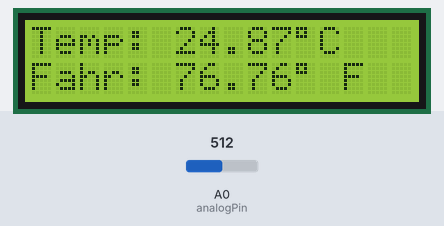
The sketch below on a simulated Arduino Uno, built with avr-gcc and run on an emulated ATmega328P. Parts: 16×2 character LCD. The inputs (shaded band) are chosen by the test bench; at power-on: A0 (analogPin) = 512. What the sketch prints to the serial monitor is not drawn.

Above: at 1.2 s.
1.3 s: A0 (analogPin) set to 676
At 2.5 s:
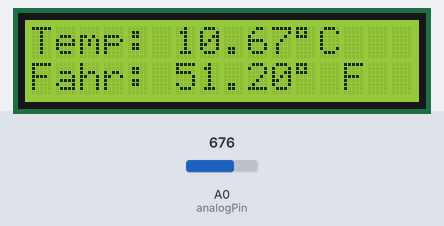
2.9 s: A0 (analogPin) set to 694
At 3.8 s:
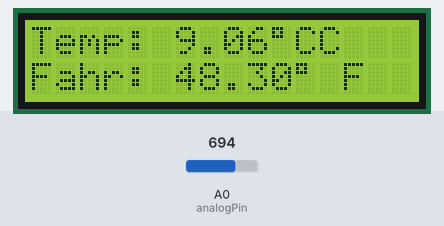
4.5 s: A0 (analogPin) set to 772
At 5.8 s:
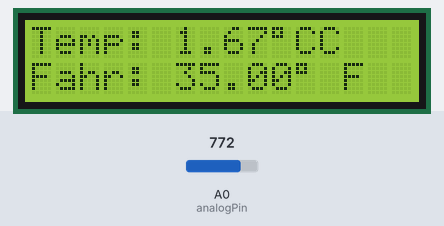
6.1 s: A0 (analogPin) set to 797
At 7.1 s:
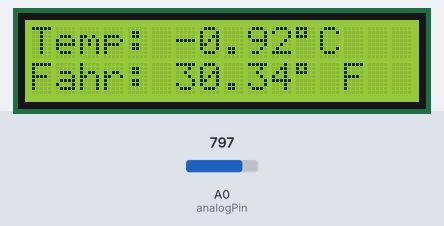
7.7 s: A0 (analogPin) set to 871
At 8.3 s:
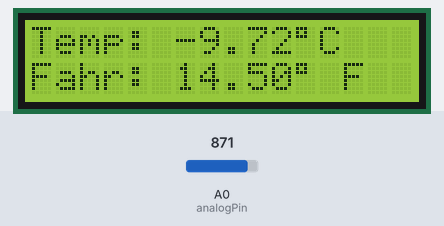
9.3 s: A0 (analogPin) set to 907
At 10.8 s:
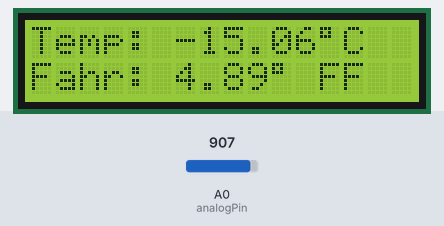
Timing chart, 0 to 11.9 s (numbered marks = the images above; inputs shaded):
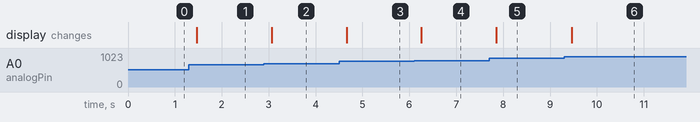

Measured:
- the behaviour switches between 683 and 684 on A0 (analogPin) (found by bisection; images 1 and 2)
- the behaviour switches between 788 and 789 on A0 (analogPin) (found by bisection; images 3 and 4)
- the behaviour switches between 888 and 889 on A0 (analogPin) (found by bisection; images 5 and 6)
- after the input at 1.3 s, the display: changes after 0.17 s (image 1)
- after the input at 2.9 s, the display: changes after 0.17 s (image 2)
- after the input at 4.5 s, the display: changes after 0.16 s (image 3)
- after the input at 6.1 s, the display: changes after 0.16 s (image 4)
- after the input at 7.7 s, the display: changes after 0.16 s (image 5)
- after the input at 9.3 s, the display: changes after 0.16 s (image 6)

The sketch:

thermistorTempDectect.ino
```cpp
#include <Wire.h>
#include <LiquidCrystal_I2C.h>
// initialize the library with the numbers of the interface pins
LiquidCrystal_I2C lcd(0x27,16,2); // set the LCD address to 0x27 for a 16 chars and 2 line display
#define analogPin A0 //the thermistor attach to
#define beta 3950 //the beta of the thermistor
#define resistance 10 //the value of the pull-up resistor
void setup()
{
  // set up the LCD's number of columns and rows:
  lcd.begin(); //initialize the lcd
  lcd.backlight(); //open the backlight
  Serial.begin(9600);
}
void loop()
{
  long a = 1023 - analogRead(analogPin); //read thermistor value
  Serial.print("Raw reading ");
  Serial.println(a);
  //the calculating formula of temperature
  float tempC = beta /(log((1025.0 * 10 / a - 10) / 10) + beta / 298.0) - 273.0;
  float tempF = 1.8*tempC + 32.0;
  Serial.print("Centigrade ");
  Serial.println(tempC);
  Serial.print("Fahrenheit ");
  Serial.println(tempF);
  Serial.println("");
  // Print a message of "Temp: "to the LCD.
  lcd.setCursor(0, 0);// set the cursor to column 0, line 0
  lcd.print("Temp: "); // Print a message of "Temp: "to the LCD.
  lcd.print(tempC); // Print a centigrade temperature to the LCD.
  // Print the unit of the centigrade temperature to the LCD.
  lcd.write(char(223));
  lcd.print("C");//print the unit" ℃ "
  lcd.setCursor(0, 1);// set the cursor to column 0, line 1
  lcd.print("Fahr: ");
  lcd.print(tempF);// Print a Fahrenheit temperature to the LCD.
  lcd.write(char(223)); // Print the unit of the Fahrenheit temperature to the LCD.
  lcd.print(" F");//print the unit"°F"
  delay(200); //wait for 100 milliseconds
}
```
